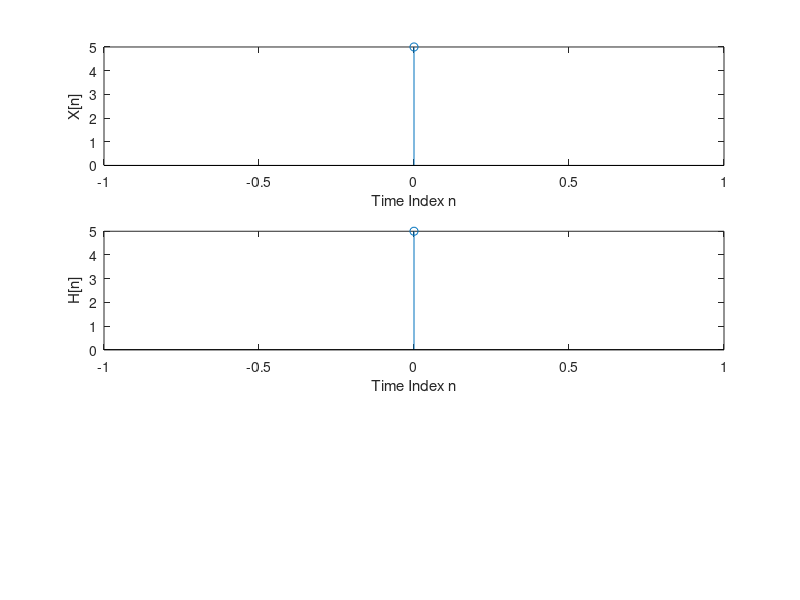

Recreate this plot in MATLAB. (Note: this script raises an error after producing the figure.)
x = input("Enter the array X :\t");
h = input("Enter the sequence H :\t");
b = length(x)-1;
n = [0:b];
subplot(3,1,1);
stem(n,x);
xlabel('Time Index n');
ylabel('X[n]');
b = length(h)-1;
n = [0:b];
subplot(3,1,2);
stem(n,h);
xlabel('Time Index n');
ylabel('H[n]');
y = xcorr(x,h)
b = length(y)-1;
n = [0:b];
subplot(3,1,3);
stem(n,y);
xlabel('Time Index n');
ylabel('Corr Y[n]');